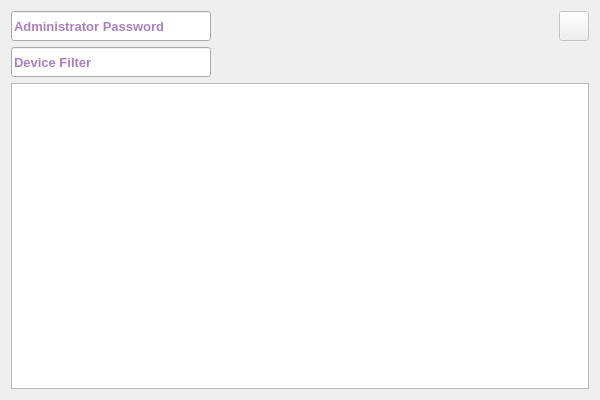
<?xml version="1.0" encoding="UTF-8"?>
<ui version="4.0">
 <class>CardManDialog</class>
 <widget class="QDialog" name="CardManDialog">
  <property name="windowModality">
   <enum>Qt::NonModal</enum>
  </property>
  <property name="geometry">
   <rect>
    <x>0</x>
    <y>0</y>
    <width>600</width>
    <height>400</height>
   </rect>
  </property>
  <property name="minimumSize">
   <size>
    <width>600</width>
    <height>400</height>
   </size>
  </property>
  <property name="font">
   <font>
    <family>Tahoma</family>
    <pointsize>10</pointsize>
   </font>
  </property>
  <property name="windowTitle">
   <string>Cards</string>
  </property>
  <property name="windowIcon">
   <iconset resource="../../../../image.qrc">
    <normaloff>:/Image/card.png</normaloff>:/Image/card.png</iconset>
  </property>
  <layout class="QVBoxLayout" name="verticalLayout">
   <item>
    <layout class="QHBoxLayout" name="horizontalLayout_2">
     <item>
      <widget class="QLineEdit" name="adminLE">
       <property name="minimumSize">
        <size>
         <width>200</width>
         <height>30</height>
        </size>
       </property>
       <property name="maximumSize">
        <size>
         <width>200</width>
         <height>30</height>
        </size>
       </property>
       <property name="font">
        <font>
         <pointsize>10</pointsize>
         <weight>75</weight>
         <bold>true</bold>
        </font>
       </property>
       <property name="styleSheet">
        <string notr="true">color: rgb(85, 0, 127);</string>
       </property>
       <property name="echoMode">
        <enum>QLineEdit::Password</enum>
       </property>
       <property name="placeholderText">
        <string>Administrator Password</string>
       </property>
      </widget>
     </item>
     <item>
      <spacer name="horizontalSpacer_2">
       <property name="orientation">
        <enum>Qt::Horizontal</enum>
       </property>
       <property name="sizeHint" stdset="0">
        <size>
         <width>40</width>
         <height>20</height>
        </size>
       </property>
      </spacer>
     </item>
     <item>
      <widget class="QPushButton" name="adminAddCardBtn">
       <property name="enabled">
        <bool>false</bool>
       </property>
       <property name="sizePolicy">
        <sizepolicy hsizetype="Fixed" vsizetype="Fixed">
         <horstretch>0</horstretch>
         <verstretch>0</verstretch>
        </sizepolicy>
       </property>
       <property name="minimumSize">
        <size>
         <width>30</width>
         <height>30</height>
        </size>
       </property>
       <property name="maximumSize">
        <size>
         <width>30</width>
         <height>30</height>
        </size>
       </property>
       <property name="font">
        <font>
         <family>Tahoma</family>
         <pointsize>10</pointsize>
        </font>
       </property>
       <property name="text">
        <string/>
       </property>
       <property name="icon">
        <iconset resource="../../../../image.qrc">
         <normaloff>:/Image/add.png</normaloff>:/Image/add.png</iconset>
       </property>
       <property name="iconSize">
        <size>
         <width>20</width>
         <height>20</height>
        </size>
       </property>
      </widget>
     </item>
    </layout>
   </item>
   <item>
    <layout class="QHBoxLayout" name="horizontalLayout">
     <item>
      <widget class="QLineEdit" name="filterLE">
       <property name="minimumSize">
        <size>
         <width>200</width>
         <height>30</height>
        </size>
       </property>
       <property name="maximumSize">
        <size>
         <width>200</width>
         <height>30</height>
        </size>
       </property>
       <property name="font">
        <font>
         <family>Tahoma</family>
         <pointsize>10</pointsize>
         <weight>75</weight>
         <bold>true</bold>
        </font>
       </property>
       <property name="styleSheet">
        <string notr="true">color: rgb(85, 0, 127);</string>
       </property>
       <property name="placeholderText">
        <string>Device Filter</string>
       </property>
      </widget>
     </item>
     <item>
      <spacer name="horizontalSpacer">
       <property name="orientation">
        <enum>Qt::Horizontal</enum>
       </property>
       <property name="sizeHint" stdset="0">
        <size>
         <width>40</width>
         <height>20</height>
        </size>
       </property>
      </spacer>
     </item>
    </layout>
   </item>
   <item>
    <widget class="QTableView" name="cardTV">
     <property name="font">
      <font>
       <family>Tahoma</family>
       <pointsize>11</pointsize>
       <weight>50</weight>
       <bold>false</bold>
      </font>
     </property>
     <property name="alternatingRowColors">
      <bool>true</bool>
     </property>
     <property name="selectionMode">
      <enum>QAbstractItemView::SingleSelection</enum>
     </property>
     <property name="selectionBehavior">
      <enum>QAbstractItemView::SelectRows</enum>
     </property>
    </widget>
   </item>
  </layout>
  <action name="actionAdminEditCard">
   <property name="icon">
    <iconset resource="../../../../image.qrc">
     <normaloff>:/Image/edit.png</normaloff>:/Image/edit.png</iconset>
   </property>
   <property name="text">
    <string>Edit Card</string>
   </property>
  </action>
  <action name="actionAdminRemoveCard">
   <property name="icon">
    <iconset resource="../../../../image.qrc">
     <normaloff>:/Image/remove.png</normaloff>:/Image/remove.png</iconset>
   </property>
   <property name="text">
    <string>Remove Card</string>
   </property>
  </action>
 </widget>
 <tabstops>
  <tabstop>filterLE</tabstop>
  <tabstop>cardTV</tabstop>
 </tabstops>
 <resources>
  <include location="../../../../image.qrc"/>
 </resources>
 <connections/>
</ui>
